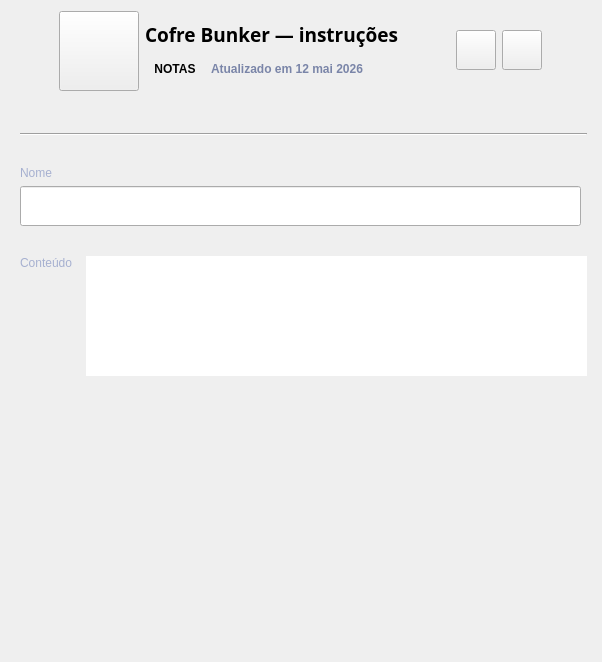
          <widget class="QWidget" name="notas">
           <layout class="QVBoxLayout" name="verticalLayout_13">
            <property name="leftMargin">
             <number>0</number>
            </property>
            <property name="topMargin">
             <number>0</number>
            </property>
            <property name="rightMargin">
             <number>0</number>
            </property>
            <property name="bottomMargin">
             <number>0</number>
            </property>
            <item>
             <widget class="QFrame" name="frame_header_nota">
              <property name="maximumSize">
               <size>
                <width>16777215</width>
                <height>230</height>
               </size>
              </property>
              <property name="frameShape">
               <enum>QFrame::Shape::NoFrame</enum>
              </property>
              <property name="frameShadow">
               <enum>QFrame::Shadow::Raised</enum>
              </property>
              <layout class="QHBoxLayout" name="horizontalLayout_20">
               <property name="spacing">
                <number>0</number>
               </property>
               <property name="leftMargin">
                <number>0</number>
               </property>
               <property name="topMargin">
                <number>0</number>
               </property>
               <property name="rightMargin">
                <number>0</number>
               </property>
               <property name="bottomMargin">
                <number>0</number>
               </property>
               <item>
                <widget class="QFrame" name="frame_header_conteudo_nota">
                 <property name="sizePolicy">
                  <sizepolicy hsizetype="Preferred" vsizetype="Expanding">
                   <horstretch>0</horstretch>
                   <verstretch>0</verstretch>
                  </sizepolicy>
                 </property>
                 <property name="frameShape">
                  <enum>QFrame::Shape::NoFrame</enum>
                 </property>
                 <property name="frameShadow">
                  <enum>QFrame::Shadow::Raised</enum>
                 </property>
                 <layout class="QGridLayout" name="gridLayout_4">
                  <item row="0" column="1">
                   <layout class="QGridLayout" name="gridLayout_5">
                    <property name="leftMargin">
                     <number>10</number>
                    </property>
                    <property name="topMargin">
                     <number>2</number>
                    </property>
                    <property name="rightMargin">
                     <number>0</number>
                    </property>
                    <property name="spacing">
                     <number>6</number>
                    </property>
                    <item row="1" column="2" alignment="Qt::AlignmentFlag::AlignLeft|Qt::AlignmentFlag::AlignTop">
                     <widget class="QLabel" name="label_note_update">
                      <property name="minimumSize">
                       <size>
                        <width>0</width>
                        <height>30</height>
                       </size>
                      </property>
                      <property name="font">
                       <font>
                        <bold>true</bold>
                       </font>
                      </property>
                      <property name="styleSheet">
                       <string notr="true">color: rgb(122, 133, 168);</string>
                      </property>
                      <property name="text">
                       <string>Atualizado em 12 mai 2026</string>
                      </property>
                      <property name="alignment">
                       <set>Qt::AlignmentFlag::AlignCenter</set>
                      </property>
                     </widget>
                    </item>
                    <item row="0" column="1" colspan="2" alignment="Qt::AlignmentFlag::AlignLeft|Qt::AlignmentFlag::AlignBottom">
                     <widget class="QLabel" name="label_name_note">
                      <property name="sizePolicy">
                       <sizepolicy hsizetype="Preferred" vsizetype="Fixed">
                        <horstretch>0</horstretch>
                        <verstretch>0</verstretch>
                       </sizepolicy>
                      </property>
                      <property name="font">
                       <font>
                        <family>Segoe UI Variable Text</family>
                        <pointsize>14</pointsize>
                        <bold>true</bold>
                       </font>
                      </property>
                      <property name="styleSheet">
                       <string notr="true">font-family: &quot;Segoe UI Variable Text&quot;, &quot;Segoe UI&quot;, -apple-system, BlinkMacSystemFont, &quot;Inter&quot;, sans-serif;</string>
                      </property>
                      <property name="lineWidth">
                       <number>1</number>
                      </property>
                      <property name="text">
                       <string>Cofre Bunker — instruções</string>
                      </property>
                      <property name="textFormat">
                       <enum>Qt::TextFormat::PlainText</enum>
                      </property>
                      <property name="scaledContents">
                       <bool>false</bool>
                      </property>
                      <property name="alignment">
                       <set>Qt::AlignmentFlag::AlignLeading|Qt::AlignmentFlag::AlignLeft|Qt::AlignmentFlag::AlignVCenter</set>
                      </property>
                      <property name="wordWrap">
                       <bool>false</bool>
                      </property>
                      <property name="openExternalLinks">
                       <bool>false</bool>
                      </property>
                     </widget>
                    </item>
                    <item row="0" column="0" rowspan="2">
                     <widget class="QPushButton" name="btn_icone_note">
                      <property name="sizePolicy">
                       <sizepolicy hsizetype="Fixed" vsizetype="Fixed">
                        <horstretch>0</horstretch>
                        <verstretch>0</verstretch>
                       </sizepolicy>
                      </property>
                      <property name="minimumSize">
                       <size>
                        <width>80</width>
                        <height>80</height>
                       </size>
                      </property>
                      <property name="maximumSize">
                       <size>
                        <width>80</width>
                        <height>80</height>
                       </size>
                      </property>
                      <property name="text">
                       <string/>
                      </property>
                      <property name="iconSize">
                       <size>
                        <width>30</width>
                        <height>150</height>
                       </size>
                      </property>
                     </widget>
                    </item>
                    <item row="1" column="1" alignment="Qt::AlignmentFlag::AlignTop">
                     <widget class="QLabel" name="label_categoria_nota">
                      <property name="sizePolicy">
                       <sizepolicy hsizetype="Fixed" vsizetype="Expanding">
                        <horstretch>0</horstretch>
                        <verstretch>0</verstretch>
                       </sizepolicy>
                      </property>
                      <property name="minimumSize">
                       <size>
                        <width>60</width>
                        <height>30</height>
                       </size>
                      </property>
                      <property name="maximumSize">
                       <size>
                        <width>20</width>
                        <height>20</height>
                       </size>
                      </property>
                      <property name="font">
                       <font>
                        <bold>true</bold>
                       </font>
                      </property>
                      <property name="text">
                       <string>NOTAS</string>
                      </property>
                      <property name="alignment">
                       <set>Qt::AlignmentFlag::AlignCenter</set>
                      </property>
                     </widget>
                    </item>
                   </layout>
                  </item>
                  <item row="0" column="0">
                   <spacer name="horizontalSpacer_9">
                    <property name="orientation">
                     <enum>Qt::Orientation::Horizontal</enum>
                    </property>
                    <property name="sizeType">
                     <enum>QSizePolicy::Policy::Preferred</enum>
                    </property>
                    <property name="sizeHint" stdset="0">
                     <size>
                      <width>40</width>
                      <height>30</height>
                     </size>
                    </property>
                   </spacer>
                  </item>
                 </layout>
                </widget>
               </item>
               <item>
                <widget class="QFrame" name="frame_acoes_nota">
                 <property name="sizePolicy">
                  <sizepolicy hsizetype="Fixed" vsizetype="Expanding">
                   <horstretch>0</horstretch>
                   <verstretch>0</verstretch>
                  </sizepolicy>
                 </property>
                 <property name="maximumSize">
                  <size>
                   <width>250</width>
                   <height>16777215</height>
                  </size>
                 </property>
                 <property name="frameShape">
                  <enum>QFrame::Shape::NoFrame</enum>
                 </property>
                 <property name="frameShadow">
                  <enum>QFrame::Shadow::Raised</enum>
                 </property>
                 <layout class="QHBoxLayout" name="horizontalLayout_21">
                  <property name="rightMargin">
                   <number>60</number>
                  </property>
                  <item>
                   <spacer name="horizontalSpacer_10">
                    <property name="orientation">
                     <enum>Qt::Orientation::Horizontal</enum>
                    </property>
                    <property name="sizeHint" stdset="0">
                     <size>
                      <width>40</width>
                      <height>20</height>
                     </size>
                    </property>
                   </spacer>
                  </item>
                  <item alignment="Qt::AlignmentFlag::AlignRight">
                   <widget class="QPushButton" name="btn_favorito_nota_item">
                    <property name="minimumSize">
                     <size>
                      <width>40</width>
                      <height>40</height>
                     </size>
                    </property>
                    <property name="maximumSize">
                     <size>
                      <width>40</width>
                      <height>40</height>
                     </size>
                    </property>
                    <property name="text">
                     <string/>
                    </property>
                   </widget>
                  </item>
                  <item alignment="Qt::AlignmentFlag::AlignRight">
                   <widget class="QPushButton" name="btn_remover_nota_item">
                    <property name="minimumSize">
                     <size>
                      <width>40</width>
                      <height>40</height>
                     </size>
                    </property>
                    <property name="maximumSize">
                     <size>
                      <width>40</width>
                      <height>40</height>
                     </size>
                    </property>
                    <property name="text">
                     <string/>
                    </property>
                   </widget>
                  </item>
                 </layout>
                </widget>
               </item>
              </layout>
             </widget>
            </item>
            <item>
             <widget class="QFrame" name="frame_body_nota">
              <property name="sizePolicy">
               <sizepolicy hsizetype="Preferred" vsizetype="Preferred">
                <horstretch>0</horstretch>
                <verstretch>0</verstretch>
               </sizepolicy>
              </property>
              <property name="minimumSize">
               <size>
                <width>0</width>
                <height>300</height>
               </size>
              </property>
              <property name="frameShape">
               <enum>QFrame::Shape::NoFrame</enum>
              </property>
              <property name="frameShadow">
               <enum>QFrame::Shadow::Raised</enum>
              </property>
              <layout class="QVBoxLayout" name="verticalLayout_16">
               <property name="leftMargin">
                <number>20</number>
               </property>
               <property name="rightMargin">
                <number>15</number>
               </property>
               <item>
                <widget class="Line" name="divisor_nota">
                 <property name="orientation">
                  <enum>Qt::Orientation::Horizontal</enum>
                 </property>
                </widget>
               </item>
               <item>
                <layout class="QVBoxLayout" name="verticalLayout_17">
                 <property name="topMargin">
                  <number>6</number>
                 </property>
                 <property name="rightMargin">
                  <number>6</number>
                 </property>
                 <property name="bottomMargin">
                  <number>6</number>
                 </property>
                 <item>
                  <widget class="QLabel" name="label_nome_campo_nota">
                   <property name="sizePolicy">
                    <sizepolicy hsizetype="Fixed" vsizetype="Fixed">
                     <horstretch>0</horstretch>
                     <verstretch>0</verstretch>
                    </sizepolicy>
                   </property>
                   <property name="styleSheet">
                    <string notr="true">color: rgb(166, 176, 208);</string>
                   </property>
                   <property name="text">
                    <string>Nome</string>
                   </property>
                  </widget>
                 </item>
                 <item>
                  <widget class="QLineEdit" name="line_nome_note">
                   <property name="minimumSize">
                    <size>
                     <width>350</width>
                     <height>40</height>
                    </size>
                   </property>
                  </widget>
                 </item>
                </layout>
               </item>
               <item>
                <layout class="QHBoxLayout" name="horizontalLayout_22">
                 <property name="sizeConstraint">
                  <enum>QLayout::SizeConstraint::SetFixedSize</enum>
                 </property>
                 <item alignment="Qt::AlignmentFlag::AlignTop">
                  <widget class="QLabel" name="label_conteudo_nota">
                   <property name="sizePolicy">
                    <sizepolicy hsizetype="Preferred" vsizetype="Preferred">
                     <horstretch>0</horstretch>
                     <verstretch>0</verstretch>
                    </sizepolicy>
                   </property>
                   <property name="maximumSize">
                    <size>
                     <width>60</width>
                     <height>140</height>
                    </size>
                   </property>
                   <property name="styleSheet">
                    <string notr="true">color: rgb(166, 176, 208);</string>
                   </property>
                   <property name="text">
                    <string>Conteúdo</string>
                   </property>
                  </widget>
                 </item>
                 <item>
                  <widget class="QTextEdit" name="textEdit_note_conteudo">
                   <property name="sizePolicy">
                    <sizepolicy hsizetype="Preferred" vsizetype="Preferred">
                     <horstretch>0</horstretch>
                     <verstretch>0</verstretch>
                    </sizepolicy>
                   </property>
                   <property name="maximumSize">
                    <size>
                     <width>16777215</width>
                     <height>120</height>
                    </size>
                   </property>
                   <property name="frameShape">
                    <enum>QFrame::Shape::NoFrame</enum>
                   </property>
                   <property name="verticalScrollBarPolicy">
                    <enum>Qt::ScrollBarPolicy::ScrollBarAsNeeded</enum>
                   </property>
                   <property name="horizontalScrollBarPolicy">
                    <enum>Qt::ScrollBarPolicy::ScrollBarAlwaysOff</enum>
                   </property>
                  </widget>
                 </item>
                </layout>
               </item>
              </layout>
             </widget>
            </item>
            <item>
             <widget class="QFrame" name="frame_footer_nota">
              <property name="sizePolicy">
               <sizepolicy hsizetype="Preferred" vsizetype="Expanding">
                <horstretch>0</horstretch>
                <verstretch>0</verstretch>
               </sizepolicy>
              </property>
              <property name="minimumSize">
               <size>
                <width>0</width>
                <height>250</height>
               </size>
              </property>
              <property name="maximumSize">
               <size>
                <width>16777215</width>
                <height>500</height>
               </size>
              </property>
              <property name="frameShape">
               <enum>QFrame::Shape::NoFrame</enum>
              </property>
              <property name="frameShadow">
               <enum>QFrame::Shadow::Raised</enum>
              </property>
             </widget>
            </item>
           </layout>
          </widget>
